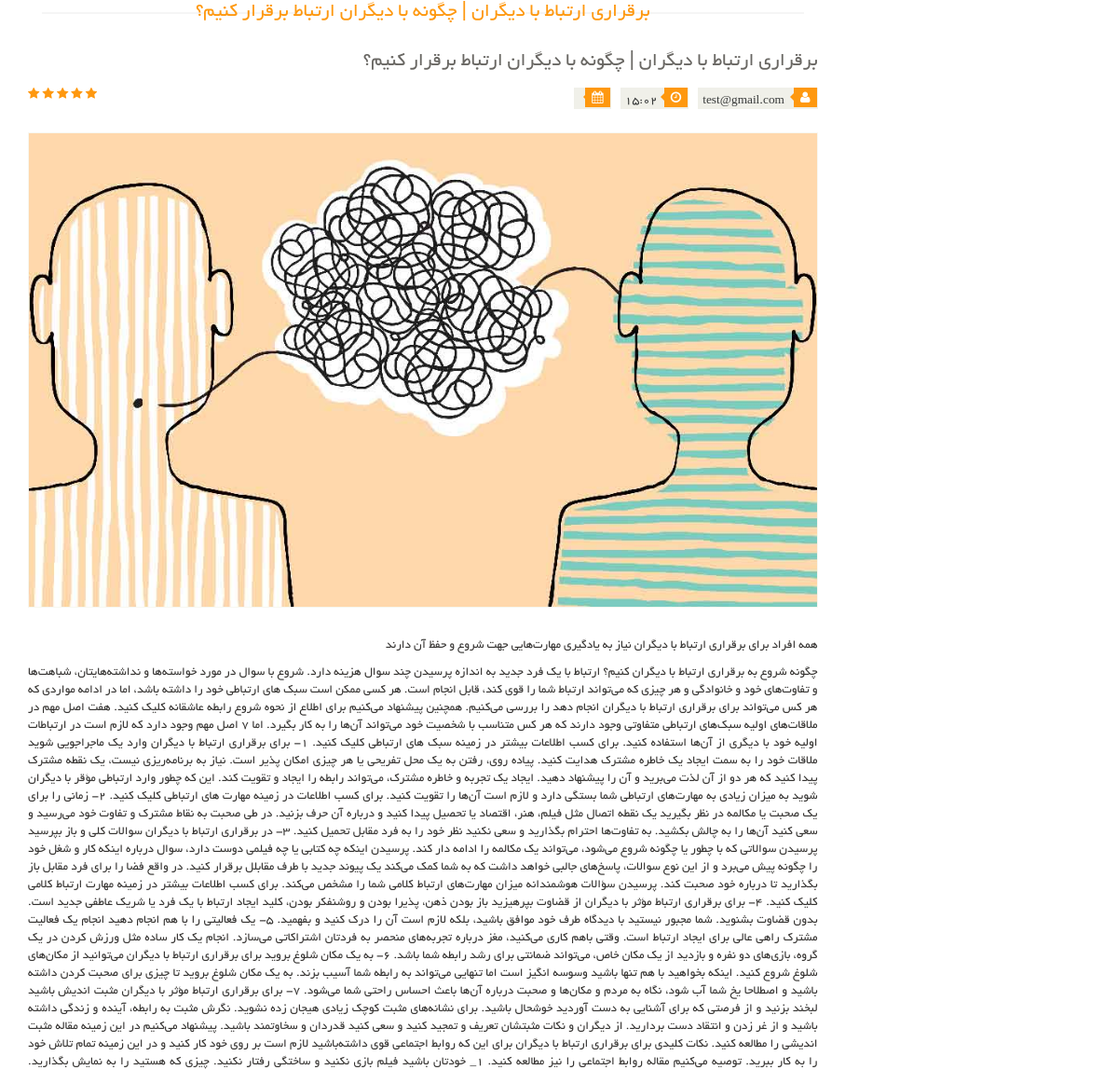
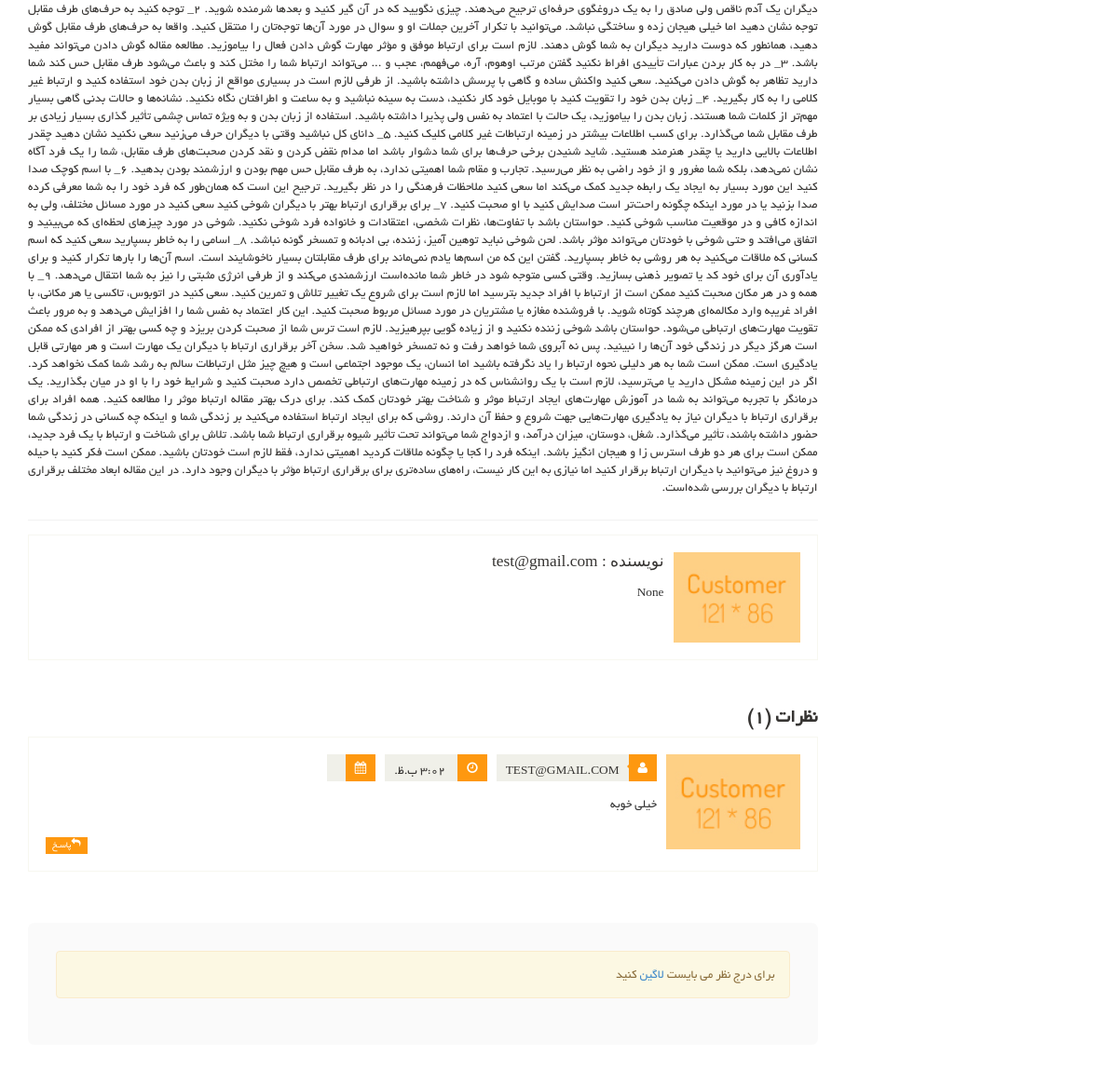
The app's page /articles/1/, older data (2 pictures, top to bottom).
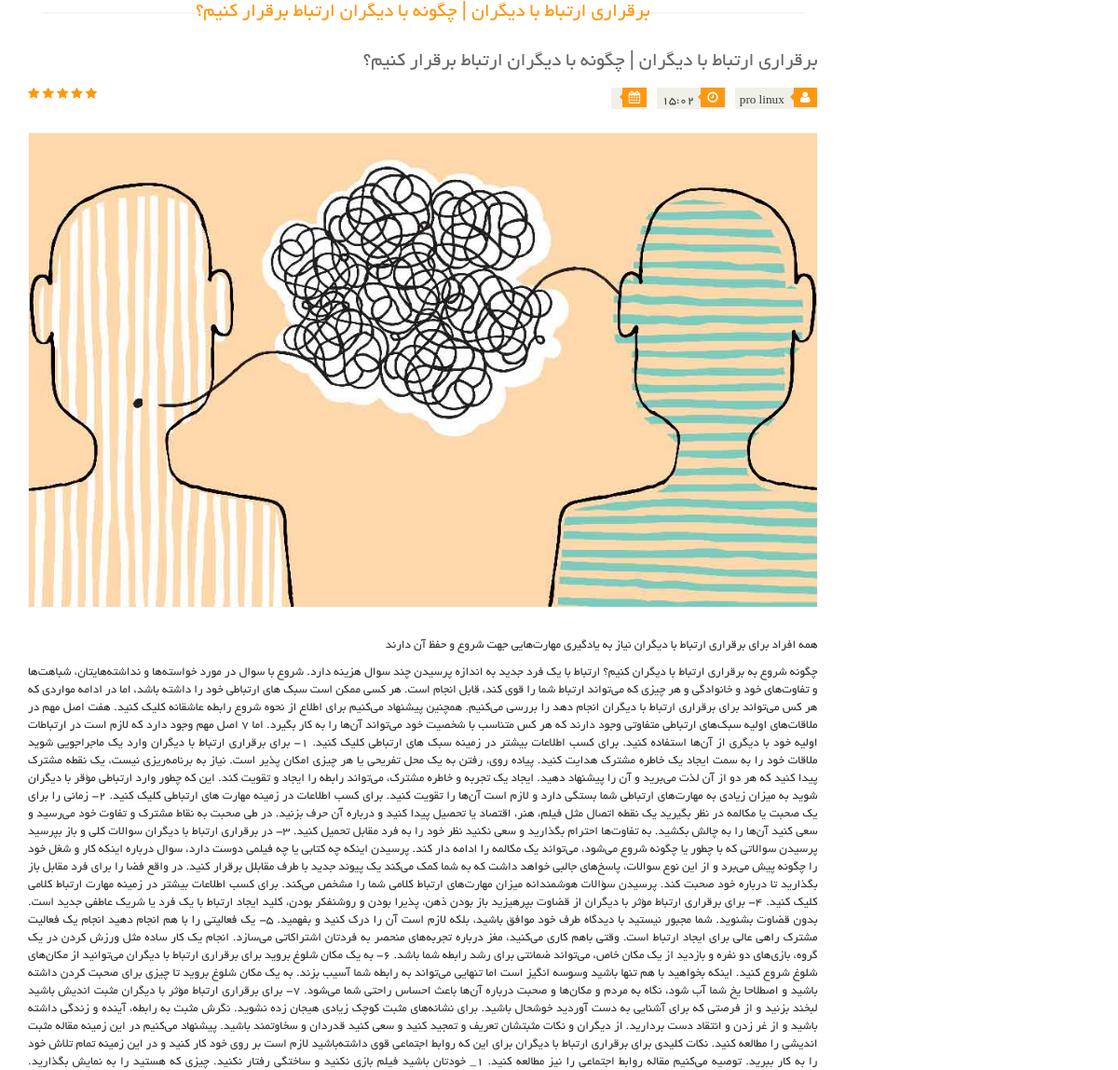
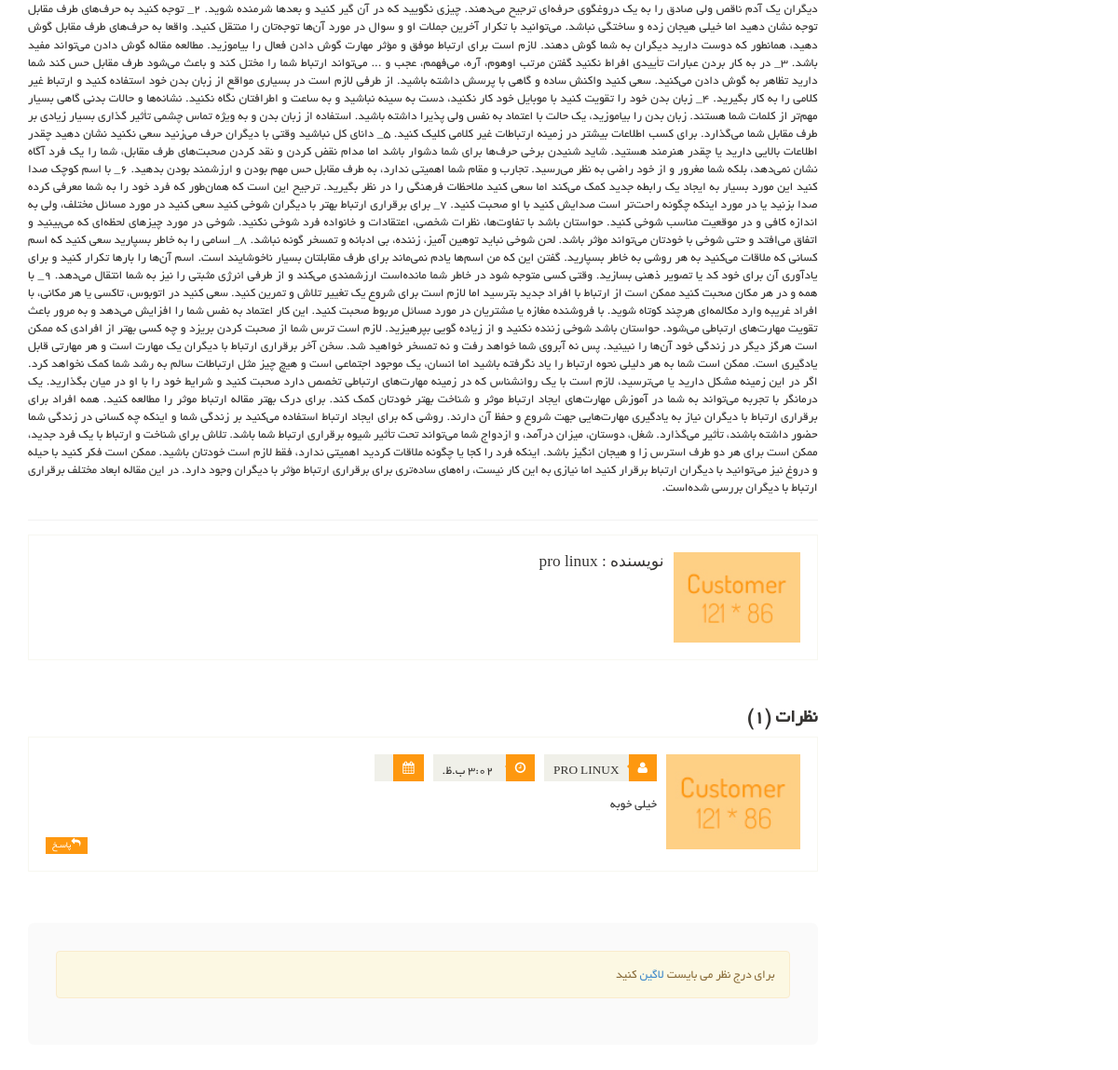
The same page, newer data (2 pictures, top to bottom).
### article_module/models.py (models this page shows, shortened)
class Article(models.Model):
    title = models.CharField(max_length=300, verbose_name='عنوان مقاله')
    slug = models.SlugField(max_length=400, db_index=True,
                            allow_unicode=True, verbose_name='عنوان در url')
    image = models.ImageField(
        upload_to='images/articles', verbose_name='تصویر مقاله')
    short_description = models.TextField(verbose_name='توضیحات کوتاه')
    text = models.TextField(verbose_name='متن مقاله')
    is_active = models.BooleanField(
        default=True, verbose_name='فعال / غیرفعال')
    selected_categories = models.ManyToManyField(
        ArticleCategory, verbose_name='دسته بندی ها')
    author = models.ForeignKey(
        User, on_delete=models.CASCADE, verbose_name='نویسنده', null=True, editable=False)
    create_date = models.DateTimeField(
        auto_now_add=True, editable=False, verbose_name='تاریخ ثبت')
    def get_jalali_create_time(self):
        return self.create_date.strftime('%H:%M')
    class Meta:
        verbose_name = 'مقاله'
        verbose_name_plural = 'مقالات'

class ArticleComment(models.Model):
    article = models.ForeignKey(
        Article, on_delete=models.CASCADE, verbose_name='مقاله')
    parent = models.ForeignKey('ArticleComment', null=True,
                               blank=True, on_delete=models.CASCADE, verbose_name='والد')
    user = models.ForeignKey(
        User, on_delete=models.CASCADE, verbose_name='کاربر')
    create_date = models.DateTimeField(
        auto_now_add=True, verbose_name='تاریخ ثبت')
    text = models.TextField(verbose_name='متن نظر')
    class Meta:
        verbose_name = 'نظر مقاله'
        verbose_name_plural = 'نظرات مقاله'

### account_module/models.py (models this page shows)
class User(AbstractUser):
    avatar = models.ImageField(
        upload_to='images/profile', verbose_name='تصویر آواتار', null=True, blank=True)
    email_active_code = models.CharField(
        max_length=100, verbose_name='کد فعالسازی ایمیل')
    about_user = models.TextField(
        null=True, blank=True, verbose_name='درباره شخص')
    address = models.TextField(null=True, blank=True, verbose_name='آدرس')
    class Meta:
        verbose_name = 'کاربر'
        verbose_name_plural = 'کاربران'
    def __str__(self):
        if self.first_name is not '' and self.last_name is not '':
            return self.get_full_name()
        return self.email

### article_module/views.py (the view)
# urls.py: path('<pk>/', views.ArticleDetailView.as_view(), name='articles_detail'),
class ArticleDetailView(DetailView):
    model = Article
    template_name = 'article_module/article_detail_page.html'
    def get_queryset(self):
        query = super(ArticleDetailView, self).get_queryset()
        query = query.filter(is_active=True)
        return query
    def get_context_data(self, **kwargs):
        context = super(ArticleDetailView, self).get_context_data()
        article: Article = kwargs.get('object')
        context['comments'] = ArticleComment.objects.filter(article_id=article.id, parent=None).order_by(
            '-create_date').prefetch_related('articlecomment_set')
        context['comments_count'] = ArticleComment.objects.filter(
            article_id=article.id).count()
        return context

### polls/templatetags/poll_extras.py (called while the page is built)
@register.filter(name='show_jalali_date')
def show_jalali_date(value):
    return date2jalali(value)

### article_module/templates/article_module/article_detail_page.html (shortened to what this page needs)
{% extends 'shared/_layout.html' %}
{% load render_partial %}
{% load poll_extras %}
{% load thumbnail %}
{% block content %}
    <section>
        <div class="container">
            <div class="row">
                <div class="col-sm-9">
                    <div class="blog-post-area">
                        <h2 class="title text-center">{{ article.title }}</h2>
                        <div class="single-blog-post">
                            <h3>{{ article.title }}</h3>
                            <div class="post-meta">
                                <ul>
                                    {% if article.author is not None %}
                                        <li><i class="fa fa-user"></i> {{ article.author }}</li>
                                    {% endif %}
                                    <li><i class="fa fa-clock-o"></i>{{ article.get_jalali_create_time }}</li>
                                    <li><i class="fa fa-calendar"></i>{{ article.create_date | show_jalali_date }}
                                    </li>
                                </ul>
                                <span>
										<i class="fa fa-star"></i>
										<i class="fa fa-star"></i>
										<i class="fa fa-star"></i>
										<i class="fa fa-star"></i>
										<i class="fa fa-star-half-o"></i>
								</span>
                            </div>
                            <a href="">
                                {% thumbnail article.image "862x398" quality=95 crop='center' as im %}
                                    <img src="{{ im.url }}">
                                {% endthumbnail %}
                            </a>
                            <p>
                                {{ article.short_description }}
                            </p>
                            <p>
                                {{ article.text }}
                            </p>
                        </div>
                    </div>
                    {% if article.author %}
                        <div class="media commnets">
                            <a class="pull-right" href="#">
                                {% if article.author.avatar %}
                                    {% thumbnail article.author.avatar "121x86" quality=95 crop='center' as im %}
                                        <img class="media-object" src="{{ im.url }}">
                                    {% endthumbnail %}
                                {% else %}
                                    <img class="media-object" src="/static/images/blog/Customer.jpg" alt="">
                                {% endif %}
                            </a>
                            <div class="media-body">
                                <h4 class="media-heading">نویسنده : {{ article.author }}</h4>
                                <p>
                                    {{ article.author.about_user }}
                                </p>
                            </div>
                        </div>
                    {% endif %}
                    <div class="response-area" id="comments_area">
                        <h2> نظرات ({{ comments_count }})</h2>
                        <ul class="media-list">
                            {% for comment in comments %}
                                <li class="media" id="single_comment_box_{{ comment.id }}">
                                    <a class="pull-right" href="#">
                                        <img class="media-object" src="/static/images/blog/Customer.jpg" alt="">
                                    </a>
                                    <div class="media-body">
                                        <ul class="sinlge-post-meta">
                                            <li><i class="fa fa-user"></i>{{ comment.user }}</li>
                                            <li><i class="fa fa-clock-o"></i> {{ comment.create_date | time }}</li>
                                            <li>
                                                <i class="fa fa-calendar"></i> {{ comment.create_date|show_jalali_date }}
                                            </li>
                                        </ul>
                                        <p>
                                            {{ comment.text }}
                                        </p>
                                        <a class="btn btn-primary" onclick="fillParentId({{ comment.id }})"><i
                                                class="fa fa-reply"></i>پاسـخ</a>
                                    </div>
                                </li>
                            {% endfor %}
                        </ul>
                    </div>
                    <div class="replay-box" id="comment_form">
                        {% if request.user.is_authenticated %}
                            <div class="row">
                                <div class="col-sm-12">
                                    <h2>نظـر خود را بنویسیـد</h2>
                                    <div class="text-area">
                                        <input type="hidden" id="parent_id" value="">
                                        <div class="blank-arrow">
                                            <label>متن پیام</label>
                                        </div>
                                        <span>*</span>
                                        <textarea name="message" rows="11" id="commentText"></textarea>
                                        <a class="btn btn-primary" onclick="sendArticleComment({{ article.id }})">ارسـال
                                            نظـر</a>
                                    </div>
                                </div>
                            </div>
                        {% else %}
                            <div class="alert alert-warning">
                                برای درج نظر می بایست <a href="{% url 'login_page' %}">لاگین</a> کنید
                            </div>
                        {% endif %}
                    </div>
                </div>
            </div>
        </div>
    </section>
{% endblock %}

### templates/shared/_layout.html (shortened to what this page needs)
{% load render_partial %}
<!DOCTYPE html>
<html lang="en">
<head>
    {% include 'shared/header_references.html' %}
</head>
<body>
{% block content %}{% endblock %}
</body>
</html>

### templates/shared/header_references.html (shortened to what this page needs)
<link href="/static/css/bootstrap.min.css" rel="stylesheet">
<link href="/static/css/font-awesome.min.css" rel="stylesheet">
<link href="/static/css/prettyPhoto.css" rel="stylesheet">
<link href="/static/css/price-range.css" rel="stylesheet">
<link href="/static/css/animate.css" rel="stylesheet">
<link href="/static/css/main.css" rel="stylesheet">
<link href="/static/css/responsive.css" rel="stylesheet">
<link href="/static/css/custom.css" rel="stylesheet">

### static/css/main.css (style rules this page uses)
body { font-family: 'BYekan'; font-size: 10pt; position: relative; font-weight: normal; direction: rtl; }
ul li { list-style: none; }
a { -webkit-transition: 300ms; -moz-transition: 300ms; -o-transition: 300ms; transition: 300ms; }
h1, h2, h3, h4, h5, h6 { font-family: 'BYekan', sans-serif; }
.left-sidebar h2:after, h2.title:after { content: " "; position: absolute; border: 1px solid #f5f5f5; bottom: 8px; right: 0; width: 100%; height: 0; z-index: -2; }
h2.title:before { content: " "; position: absolute; background: #fff; bottom: -6px; width: 220px; height: 30px; z-index: -1; right: 50%; margin-right: -110px; }
h2.title { color: #FE980F; font-family: 'BYekan', sans-serif; font-size: 16pt; font-weight: 400; margin: 0 15px; text-transform: uppercase; margin-bottom: 30px; position: relative; }
.single-blog-post { border-bottom: 1px solid #f2f2f2; padding-bottom: 15px; }
.blog-post-area .single-blog-post h3 { color: #696763; font-size: 16pt; font-family: 'BYekan', sans-serif; text-transform: uppercase; font-weight: 500; margin-bottom: 17px; }
.blog-post-area .single-blog-post a img { border: 1px solid #F7F7F0; width: 100%; margin-bottom: 30px }
.blog-post-area .single-blog-post p { color: #363432; text-align: justify; }
.blog-post-area .post-meta { display: block; margin-bottom: 25px; overflow: hidden; }
.blog-post-area .post-meta ul { padding: 0; display: inline; }
.blog-post-area .post-meta ul li { background: #F0F0E9; float: right; margin-left: 10px; padding: 0 5px; font-size: 10pt; color: #393b3b; position: relative; }
.blog-post-area .post-meta ul li i { background: #FE980F; color: #FFFFFF; margin-right: -4px; margin-left: 7px; padding: 4px 7px; }
.sinlge-post-meta li i:after, .blog-post-area .post-meta ul li i:after { content: ""; position: absolute; width: auto; height: auto; border-color: transparent #FE980F transparent transparent; border-width: 4px; border-style: solid; top: 6px; right: 26px; }
.post-meta span { float: left; }
.post-meta span i { color: #FE980F; }
.commnets .media-object { margin-left: 15px; width: 100%; }
.commnets { border: 1px solid #F7F7F0; padding: 18px; margin-bottom: 50px }
.commnets p, .response-area p, .replay-box p { font-size: 10pt }
.media-heading { color: #363432; font-size: 13pt; font-weight: 400; font-family: 'B Yekan', 'sans-serif'; margin-bottom: 15px }
.media-list .btn-primary, .commnets .btn-primary { background: #FC9A11; border: 0 none; border-radius: 0; color: #FFFFFF; float: left; font-size: 10px; padding: 1px 7px; text-transform: uppercase; }
.response-area h2 { color: #363432; font-size: 20px; font-weight: 700; }
.response-area .media { border: 1px solid #F7F7F0; padding: 18px; margin-bottom: 28px }
.response-area .media img { height: 102px; width: 100%; }
.sinlge-post-meta { overflow: hidden; padding-right: 0; margin-bottom: 15px }
.sinlge-post-meta li { background: #F0F0E9; color: #363432; float: right; font-size: 10pt; font-weight: 400; margin-left: 10px; padding: 0 0 0 10px; position: relative; text-transform: uppercase; }
.sinlge-post-meta li i { background: #FE980F; color: #FFFFFF; margin-left: 10px; padding: 8px 10px; }
.sinlge-post-meta li i:after { top: 7px; border-width: 6px; left: 27px; }
.replay-box { margin-bottom: 107px; margin-top: 55px; background: #fafAfa; padding: 30px; border-radius: 0.5em }
.btn.btn-primary { background: #FE980F; border: 0 none; border-radius: 0; margin-top: 16px; }

### static/css/custom.css (style rules this page uses)
ul { padding-right: 0; }

Row changes from the older to the newer data that the page shows:
changed through a linked row, Article "برقراری ارتباط با دیگران | چگونه با دیگران ارتباط برقرار کنیم؟": author "test@gmail.com" → "pro linux"; author.about_user "None" → (not shown)
changed through a linked row, ArticleComment "خیلی خوبه": user "TEST@GMAIL.COM" → "PRO LINUX"
